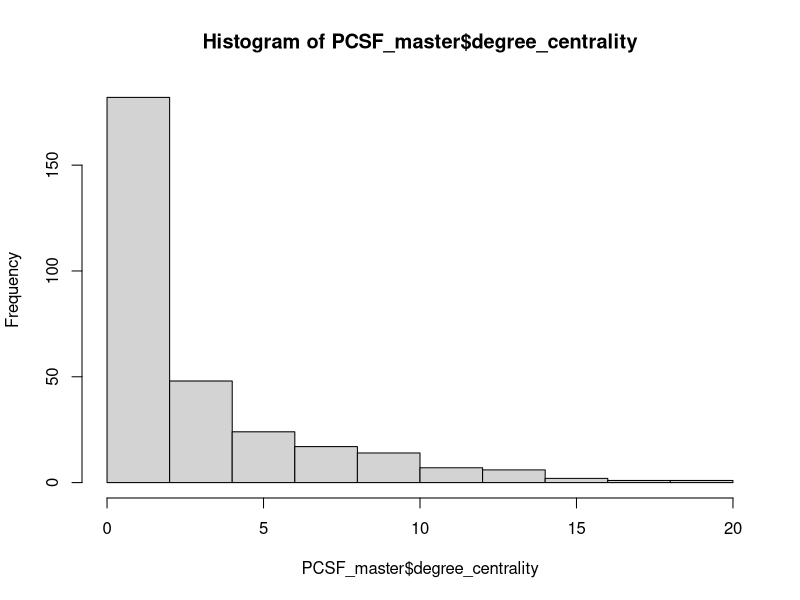
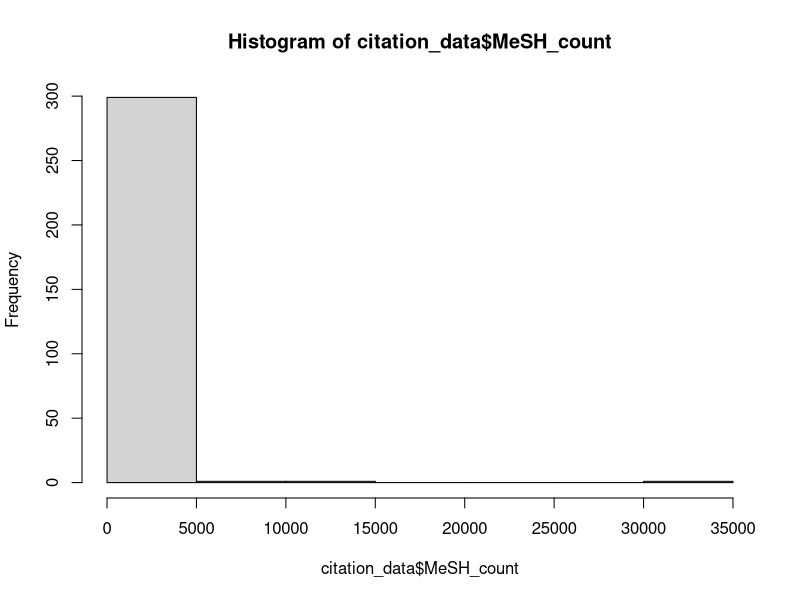
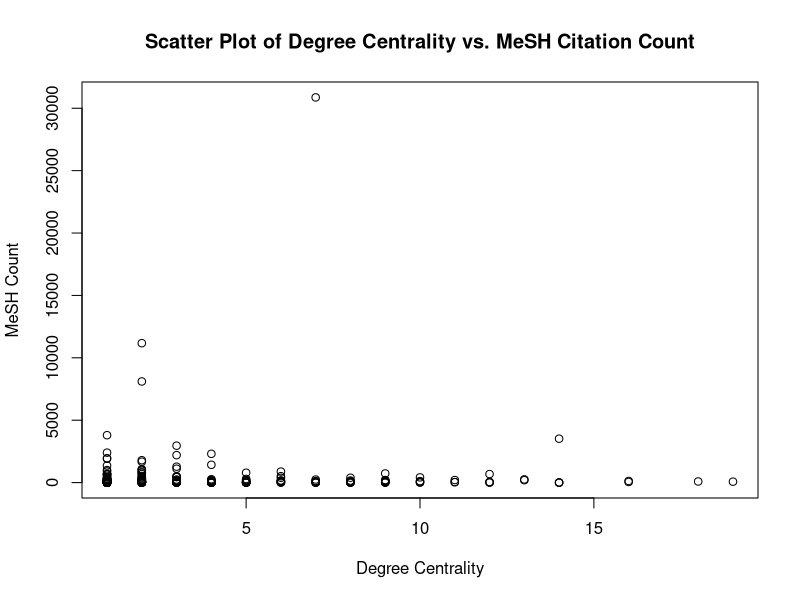
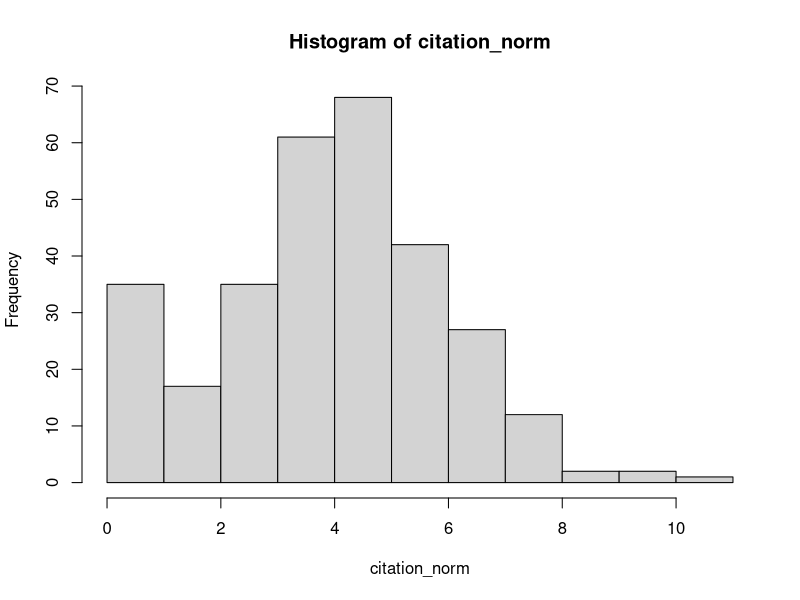
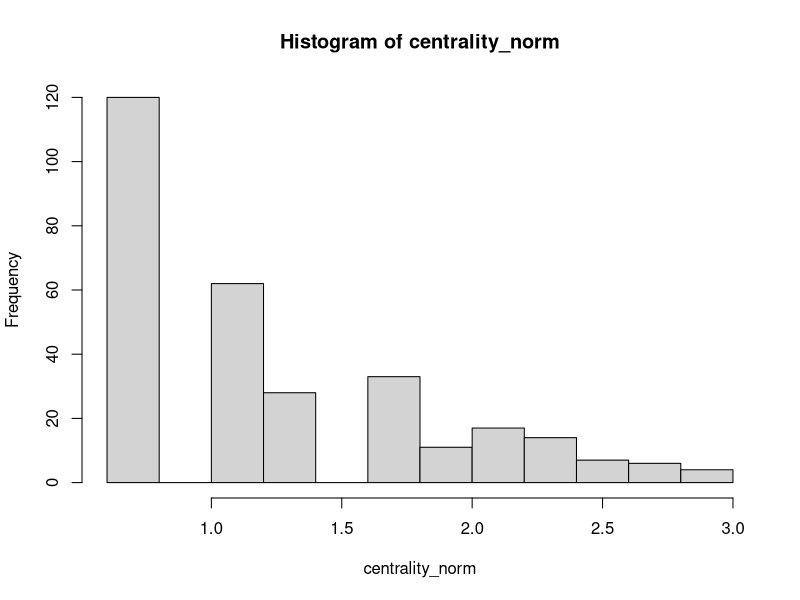
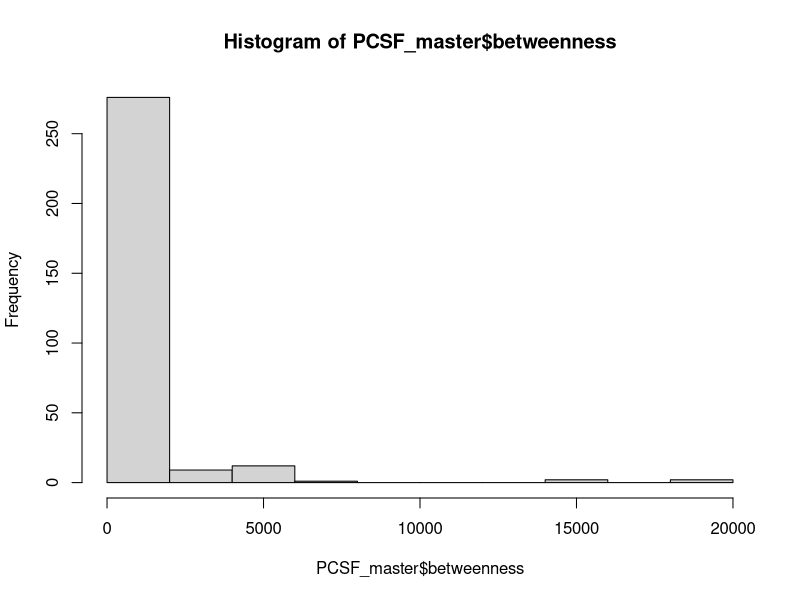
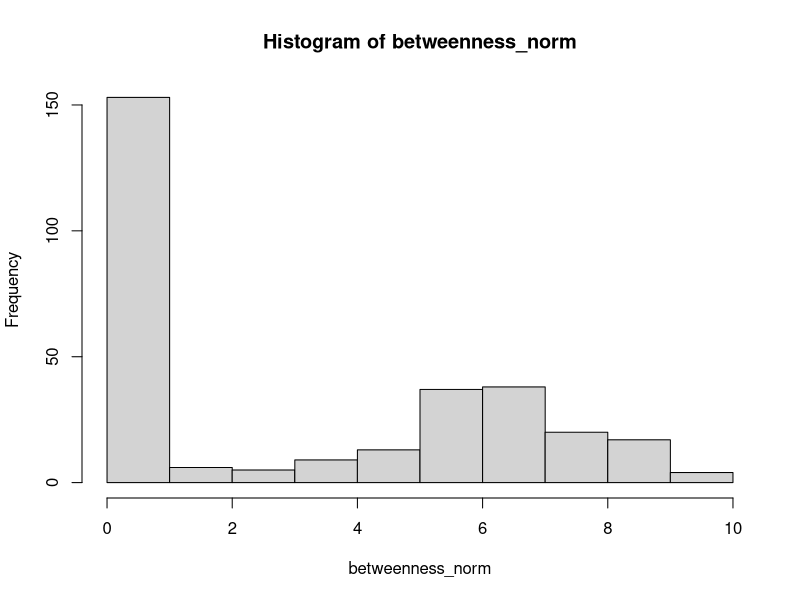

Write R code to recreate these figures, in order.
## ---- chunk 1
PCSF_master <- read.csv("results/MOC_PCSF_master_unique.csv", row.names = 1)
citation_data <- read.csv("intermediate/citation_scores_3.0.csv")
## ---- chunk 2
# inspect data
hist(PCSF_master$degree_centrality)
hist(citation_data$MeSH_count)

plot(PCSF_master$degree_centrality, citation_data$MeSH_count, 
     xlab = "Degree Centrality", ylab = "MeSH Count",
     main = "Scatter Plot of Degree Centrality vs. MeSH Citation Count")
## ---- chunk 3
# normalise data
citation_norm <- log(citation_data$MeSH_count + 1)
hist(citation_norm)

centrality_norm <- log(PCSF_master$degree_centrality + 1)
hist(centrality_norm)
## ---- chunk 4
# pearson correlation
centralitry_cor_result <- cor.test(centrality_norm, citation_norm)
centralitry_cor_result
## ---- chunk 5
# run on betweenness data
hist(PCSF_master$betweenness)
betweenness_norm <- log(PCSF_master$betweenness + 1)
hist(betweenness_norm)

betweenness_cor_result <- cor.test(betweenness_norm, citation_norm)
betweenness_cor_result
